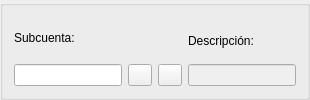
    <widget class="QGroupBox" name="groupBox">
     <property name="title">
      <string/>
     </property>
     <layout class="QHBoxLayout" name="horizontalLayout_22">
      <item>
       <layout class="QVBoxLayout" name="verticalLayout_2">
        <item>
         <widget class="QLabel" name="label">
          <property name="maximumSize">
           <size>
            <width>200</width>
            <height>16777215</height>
           </size>
          </property>
          <property name="text">
           <string>Subcuenta:</string>
          </property>
         </widget>
        </item>
        <item>
         <layout class="QHBoxLayout" name="horizontalLayout_21">
          <item>
           <widget class="QLineEdit" name="codigolineEdit">
            <property name="maximumSize">
             <size>
              <width>150</width>
              <height>16777215</height>
             </size>
            </property>
            <property name="maxLength">
             <number>40</number>
            </property>
           </widget>
          </item>
          <item>
           <widget class="QPushButton" name="codigopushButton">
            <property name="maximumSize">
             <size>
              <width>24</width>
              <height>22</height>
             </size>
            </property>
            <property name="text">
             <string/>
            </property>
            <property name="icon">
             <iconset resource="keme.qrc">
              <normaloff>:/iconos/graf/viewer.xpm</normaloff>:/iconos/graf/viewer.xpm</iconset>
            </property>
           </widget>
          </item>
          <item>
           <widget class="QPushButton" name="refreshpushButton">
            <property name="maximumSize">
             <size>
              <width>24</width>
              <height>22</height>
             </size>
            </property>
            <property name="text">
             <string/>
            </property>
            <property name="icon">
             <iconset resource="keme.qrc">
              <normaloff>:/iconos/graf/rayo.png</normaloff>:/iconos/graf/rayo.png</iconset>
            </property>
           </widget>
          </item>
         </layout>
        </item>
       </layout>
      </item>
      <item>
       <layout class="QVBoxLayout">
        <property name="spacing">
         <number>0</number>
        </property>
        <property name="leftMargin">
         <number>0</number>
        </property>
        <property name="topMargin">
         <number>0</number>
        </property>
        <property name="rightMargin">
         <number>0</number>
        </property>
        <property name="bottomMargin">
         <number>0</number>
        </property>
        <item>
         <widget class="QLabel" name="label_2">
          <property name="sizePolicy">
           <sizepolicy hsizetype="Expanding" vsizetype="Preferred">
            <horstretch>0</horstretch>
            <verstretch>0</verstretch>
           </sizepolicy>
          </property>
          <property name="text">
           <string>Descripción:</string>
          </property>
         </widget>
        </item>
        <item>
         <widget class="QLineEdit" name="descripcionlineEdit">
          <property name="enabled">
           <bool>false</bool>
          </property>
          <property name="maxLength">
           <number>80</number>
          </property>
         </widget>
        </item>
       </layout>
      </item>
     </layout>
    </widget>
